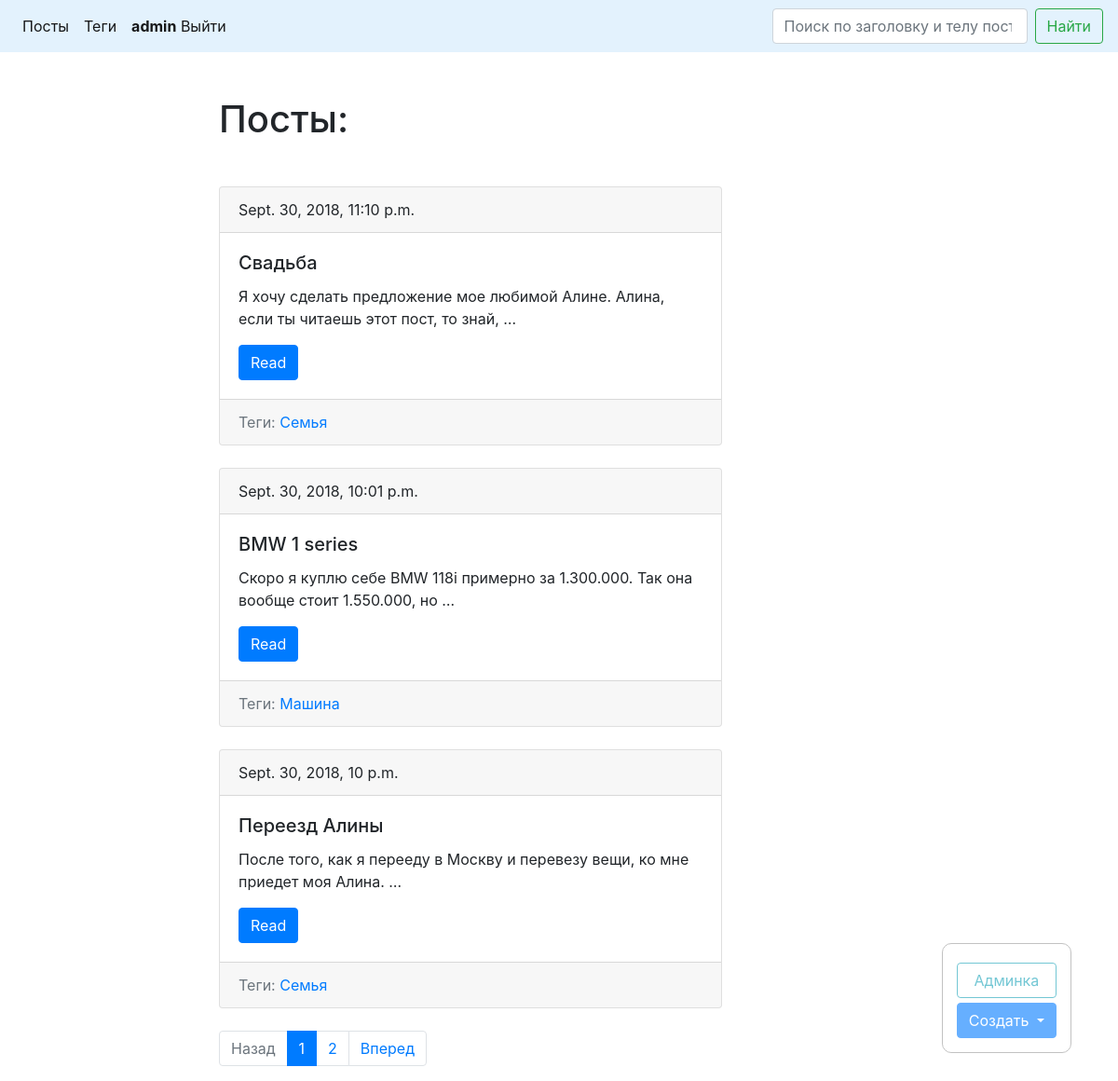
The app's page /posts/page/1 (signed in) with its own data.
### blog/models.py (models this page shows, shortened)
class Post(models.Model):
    title = models.CharField(verbose_name='Заголовок', max_length=150, db_index=True)
    slug = models.SlugField(max_length=150, blank=True, unique=True)
    body = models.TextField(verbose_name='Тело', blank=True, db_index=True)
    pub_date = models.DateTimeField(verbose_name='Дата публикации', auto_now_add=True)
    tags = models.ManyToManyField('Tag', blank=True, related_name='posts', verbose_name='Теги')
    def get_absolute_url(self):
        return reverse('post_detail_url', kwargs={'slug': self.slug})
    class Meta:
        ordering = ['-pub_date']

class Tag(models.Model):
    title = models.CharField(verbose_name='Заголовок', max_length=50)
    slug = models.SlugField(max_length=50, blank=True, unique=True)
    def get_absolute_url(self):
        return reverse('tag_detail_url', kwargs={'slug': self.slug})
    class Meta:
        ordering = ['title']

### blog/views.py (the view)
# urls.py: path('posts/page/<int:page_number>', views.PostsList.as_view(), name='posts_list_url'),
class PostsList(View):
    def get(self, request, page_number):
        search_query = request.GET.get('search', '')
        if search_query:
            posts = Post.objects.filter(Q(title__icontains=search_query) | Q(body__icontains=search_query))
        else:
            posts = Post.objects.all()
        paginator = Paginator(posts, 3)
        page = paginator.get_page(page_number)
        is_paginated = page.has_other_pages()
        previous_url, next_url = previous_next_url(page)
        return render(request, 'blog/index.html', context={
            'is_paginated': is_paginated,
            'previous_url': previous_url,
            'next_url': next_url,
            'page': page,
        })

### blog/views.py (called while the page is built)
def previous_next_url(page):
    if page.has_previous():
        previous_url = str(page.previous_page_number())
    else:
        previous_url = None
    if page.has_next():
        next_url = str(page.next_page_number())
    else:
        next_url = None
    return previous_url, next_url

### blog/templates/blog/index.html (shortened to what this page needs)
{% extends "blog/base_blog.html" %}
{% block content %}
    <h1 class="mb-5">Посты:</h1>
    {% for post in page.object_list %}
        {% include "blog/includes/post_card_template.html" %}
    {% endfor %}
{% endblock %}

### templates/base.html (shortened to what this page needs)
{% load static %}
<!DOCTYPE html>
<html lang="en">
<head>
    <link rel="stylesheet" href="https://stackpath.bootstrapcdn.com/bootstrap/4.1.3/css/bootstrap.min.css"
>
    <link rel="stylesheet" href="{% static 'css/styles.css' %}">
</head>
<body>
    <nav class="navbar navbar-expand-lg navbar-light" style="background-color: #e3f2fd;">
        <div class="collapse navbar-collapse" id="navbarSupportedContent">
            <ul class="navbar-nav mr-auto">
                <li class="nav-item active">
                    <a class="nav-link" href="{% url 'posts_list_url' page_number=1 %}">Посты</a>
                </li>
                <li class="nav-item active">
                    <a class="nav-link" href="{% url 'tags_list_url' %}">Теги</a>
                </li>
                <li class="nav-item active">
                    {% if request.user.is_authenticated %}
                        <a class="nav-link" href="{% url 'account:logout_url' %}"><b>{{ request.user.username }}</b> Выйти</a>
                    {% else %}
                        <a class="nav-link" href="{% url 'account:login_url' %}">Войти</a>
                    {% endif %}
                </li>
            </ul>
            <form class="form-inline my-2 my-lg-0">
                <input class="form-control mr-sm-2" type="search" placeholder="Поиск по заголовку и телу поста" aria-label="Search" name="search">
                <button class="btn btn-outline-success my-2 my-sm-0" type="submit">Найти</button>
            </form>
        </div>
    </nav>
    <div class="container mt-5">
        <div class="row">
            <div class="col-6 offset-md-2">
                {% block content %}{% endblock %}
                {% if is_paginated %}
                    <nav aria-label="...">
                        <ul class="pagination">
                            <li class="page-item {% if not previous_url %} disabled {% endif %}">
                                <a class="page-link" href="{{ previous_url }}" tabindex="-1">Назад</a>
                            </li>
                            {% for page_number in page.paginator.page_range %}
                                {% if page.number == page_number %}
                                    <li class="page-item active">
                                        <a class="page-link" href="{{ page_number }}">{{ page_number }}
                                        </a>
                                    </li>
                                {% elif page.number > page.number|add:-3  and page.number < page.number|add:3 %}
                                    <li class="page-item">
                                        <a class="page-link" href="{{ page_number }}">{{ page_number }}</a>
                                    </li>
                                {% endif %}
                            {% endfor %}
                            <li class="page-item {% if not next_url %} disabled {% endif %}">
                                <a class="page-link" href="{{ next_url }}">Вперед</a>
                            </li>
                        </ul>
                    </nav>
                {% endif %}
            </div>
        </div>
    </div>
    {% if request.user.is_authenticated and request.user.is_staff %}
        <div class="admin-panel">
            <a href="/admin" class="btn btn-outline-info">Админка</a>
            {% block admin-panel %}{% endblock admin-panel %}
        </div>
    {% endif %}
</body>
</html>

### blog/templates/blog/includes/post_card_template.html
<div class="card mb-4">
    <div class="card-header">
        {{ post.pub_date }}
    </div>
    <div class="card-body">
        <h5 class="card-title">{{ post.title }}</h5>
        <p class="card-text">{{ post.body|truncatewords:15}}</p>
        <a href="{{ post.get_absolute_url }}" class="btn btn-primary">Read</a>
    </div>
    <div class="card-footer text-muted">
        Теги:
        {% for tag in post.tags.all %}
            {% if forloop.last %}
                <a href="{{ tag.get_absolute_url }}">{{ tag.title }}</a>
            {% else %}
                <a href="{{ tag.get_absolute_url }}">{{ tag.title }}</a>,
            {% endif %}
        {% empty %}
            нет тегов...
        {% endfor %}
     </div>
</div>

### static/css/styles.css (style rules this page uses)
.admin-panel { border: 1px solid #999; border-radius: 10px; position: fixed; right: 50px; bottom: 30px; opacity: 0.6; padding: 15px; }
.admin-panel a { display: block; margin: 5px 0; }

### records on screen
Post: pub_date "Sept. 30, 2018, 11:10 p.m.", title "Свадьба", body "Я хочу сделать предложение мое любимой Алине. Алина, если ты читаешь этот пост, то знай, …"
Tag: title "Семья"
Post: pub_date "Sept. 30, 2018, 10:01 p.m.", title "BMW 1 series", body "Скоро я куплю себе BMW 118i примерно за 1.300.000. Так она вообще стоит 1.550.000, но …"
Tag: title "Машина"
Post: pub_date "Sept. 30, 2018, 10 p.m.", title "Переезд Алины", body "После того, как я перееду в Москву и перевезу вещи, ко мне приедет моя Алина. …"

### other values on screen
{{ request.user.username }} "admin"
{{ page_number }} "1"
{{ page_number }} "2"
